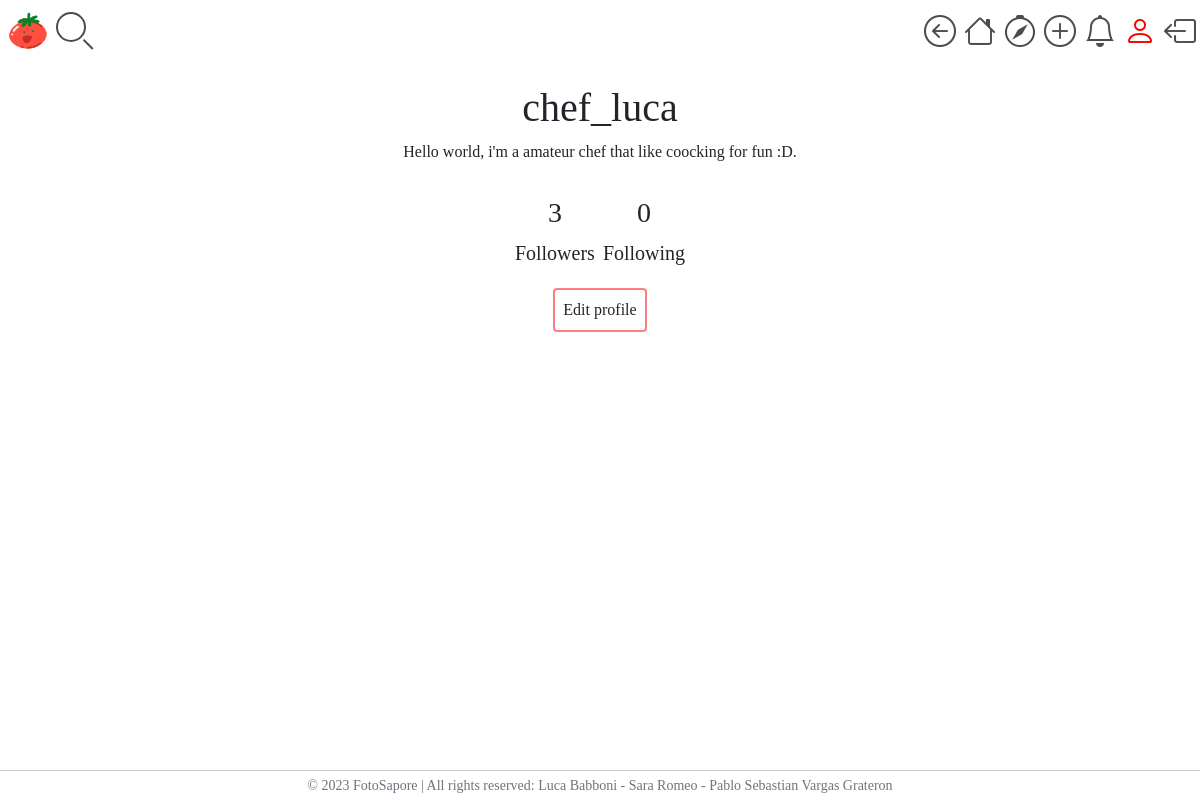
The app's page /profile.php (signed in) with its own data.
### tables this page shows
CREATE TABLE `user` (
  `userID` int(10) NOT NULL,
  `email` varchar(254) NOT NULL,
  `username` varchar(15) NOT NULL,
  `password` varchar(512) NOT NULL,
  `bio` text NOT NULL
);

### src/profile.php (called while the page is built, shortened)
<?php
require_once("bootstrap.php");
if (isset($_GET["profileID"])) {
    $templateParams["profileID"] = $_GET["profileID"];
    $username = $dbh->getUserProfileInfo($_GET["profileID"])["username"];
} else {
    $templateParams["profileID"] = $_SESSION["userID"];
    $username = $dbh->getUserProfileInfo($_SESSION["userID"])["username"];
}
$templateParams["title"] = "Foto Sapore | $username";
$templateParams["page"] = "profile-tmpl.php";
require_once("template/base.php");
?>

### src/db/database.php (called while the page is built, shortened)
<?php
class DatabaseHelper
{
    private $db;
    public function __construct($servername, $username, $password, $dbname, $port)
    {
        $this->db = new mysqli($servername, $username, $password, $dbname, $port);
    }
    public function getUserProfileInfo($userID)
    {
        $query = "SELECT username, bio, email FROM user WHERE userID = ?;";
        $stmt = $this->db->prepare($query);
        $stmt->bind_param("i", $userID);
        $stmt->execute();
        $result = $stmt->get_result();
        return $result->fetch_all(MYSQLI_ASSOC)[0];
    }
    public function getFollowersCount($userID)
    {
        $query = "SELECT COUNT(*) AS followers FROM user u, followers f WHERE u.userID = f.user AND userID = ?;";
        $stmt = $this->db->prepare($query);
        $stmt->bind_param("i", $userID);
        $stmt->execute();
        $result = $stmt->get_result();
        return $result->fetch_all(MYSQLI_ASSOC)[0];
    }
    public function getFollowingsCount($userID)
    {
        $query = "SELECT COUNT(*) AS following FROM user u, followers f WHERE u.userID = f.follower AND userID = ?;";
        $stmt = $this->db->prepare($query);
        $stmt->bind_param("i", $userID);
        $stmt->execute();
        $result = $stmt->get_result();
        return $result->fetch_all(MYSQLI_ASSOC)[0];
    }
}
?>

### src/bootstrap.php (called while the page is built, shortened)
<?php
require_once("db/database.php");
$dbh = new DatabaseHelper("localhost", "root", "", "fotosapore", 3306);
?>

### src/template/profile-tmpl.php (the view, shortened to what this page needs)
<div id="page-name" data-page="profile-page">
    <div class="profile-feed-container d-flex flex-column aligns-items-center p-2">
        <div class="profile-info align-self-center p-2">
            <?php
            $profileID = $templateParams["profileID"];
            $profileData = $dbh->getUserProfileInfo($profileID);
            $followers = $dbh->getFollowersCount($profileID)['followers'];
            $following = $dbh->getFollowingsCount($profileID)['following'];
            if ($profileID == $_SESSION['userID']) {
                $btnValue = "Edit profile";
            } else if ($dbh->isFollowing($profileID, $_SESSION['userID'])) {
                $btnValue = "Unfollow";
            } else {
                $btnValue = "Follow";
            }
            ?>
            <div class="d-flex justify-content-center">
                <h1 class="h1 p-1 text-center">
                    <?php echo $profileData['username']; ?>
                </h1>
            </div>
            <div class="d-flex justify-content-center">
                <p class="p-1 text-center">
                    <?php echo $profileData['bio']; ?>
                </p>
            </div>
        </div>
        <div class="profile-buttons p-2 align-self-center">
            <div class="profile-follow-count p-2 row justify-content-center">
                <div class="col">
                    <h3 class="h3 p-1 text-center change-followers-count">
                        <?php echo $followers; ?>
                    </h3>
                    <p class="lead p-1 text-center">Followers</p>
                </div>
                <div class="col">
                    <h3 class="h3 p-1 text-center">
                        <?php echo $following; ?>
                    </h3>
                    <p class="lead p-1 text-center">Following</p>
                </div>
            </div>
            <div class="action-btn-container p-2 d-flex justify-content-center">
                <form action="#" method="POST" name="login-form">
                    <input class="btn p-2 form-btn rounded" id="profile-btn" data-target="<?php echo $profileID; ?>"
                        type="button" value="<?= $btnValue ?>"></input>
                </form>
            </div>
        </div>
    </div>
</div>

### src/css/style.css (style rules this page uses)
* { margin: 0 !important; padding: 0 !important; text-decoration: none !important; font-family: Georgia, serif !important; }
.form-btn { border: 2px solid rgba(255, 0, 0, .5); background-color: transparent; }

### records on screen
user: username "chef_luca", bio "Hello world, i'm a amateur chef that like coocking for fun :D."

### other values on screen
$followers "3"
$following "0"
